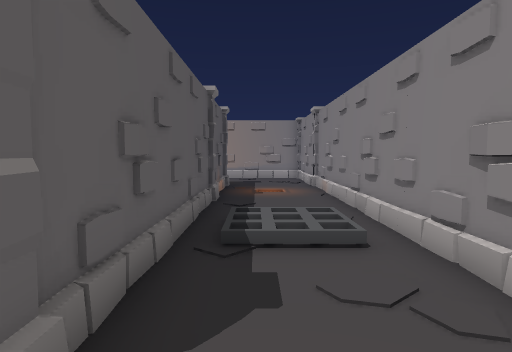
view 1 (above)

24 first-person views from a walk through a Unity game level. The camera is 1.3 m above the floor, tilts 4° down and sees 75° across. The floor is counted in squares, 1 m on a side. Each view is taken from the middle of a square. On the plan, view 1 faces up. The plan holds only what a view shows up to about 14 squares ahead; the rest is blank. The place goes on beyond the plan. Some animated figures are not drawn. Door leaves are left out, so doorways stand open.

view 2
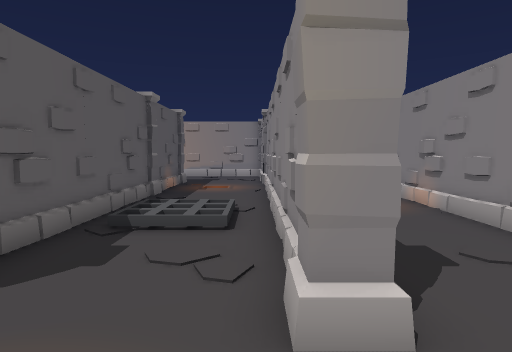

view 3
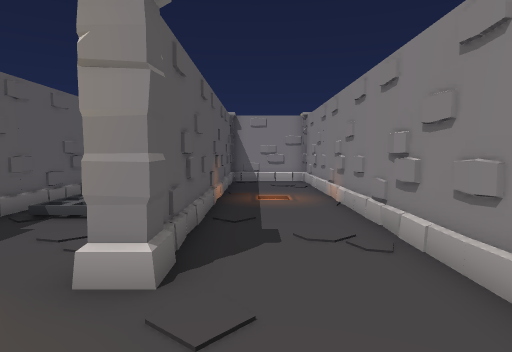

view 4
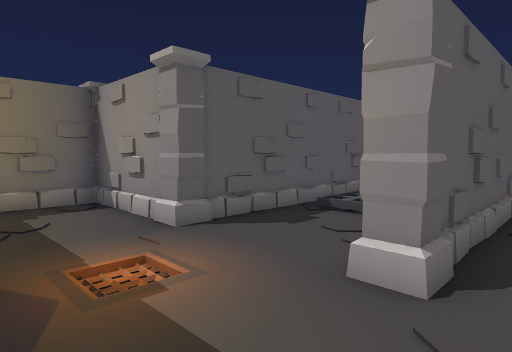

view 5
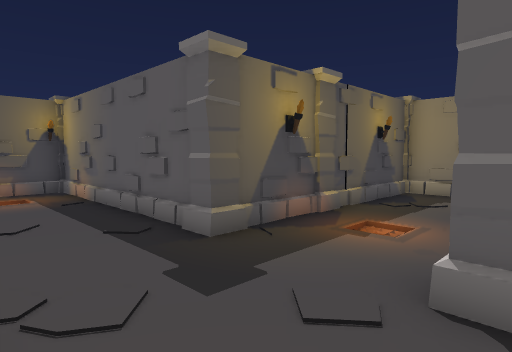

view 6
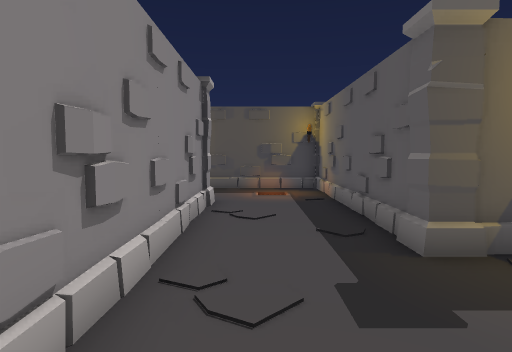

view 7
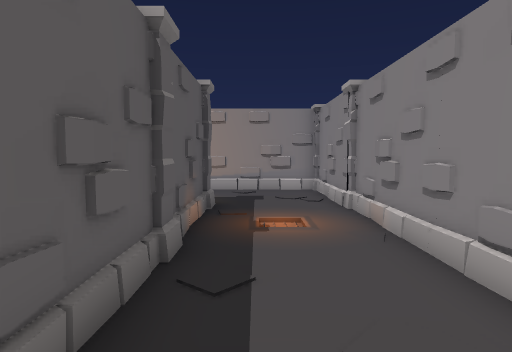

view 8
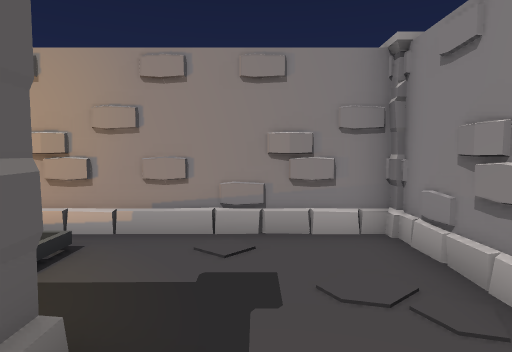

view 9
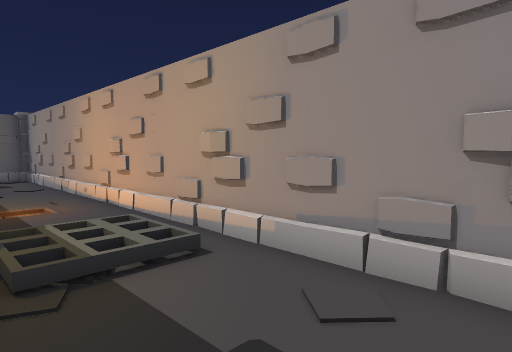

view 10
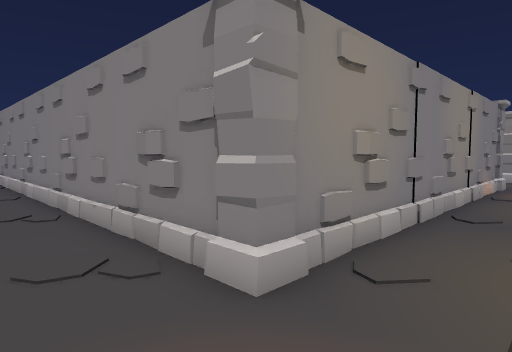

view 11
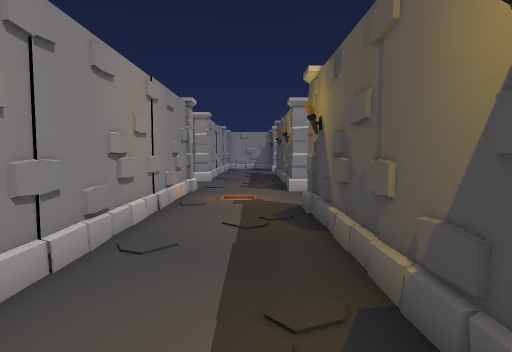

view 12
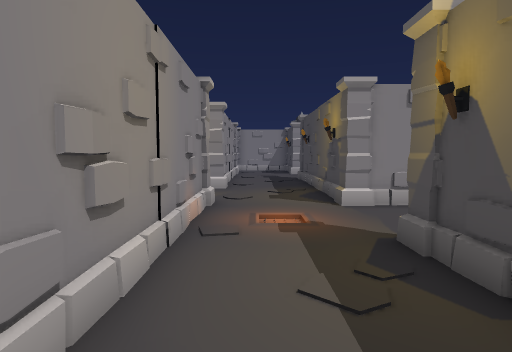

view 13
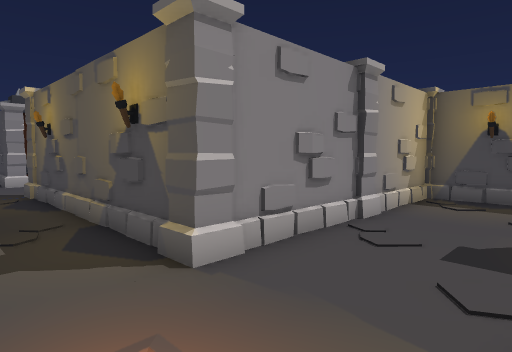

view 14
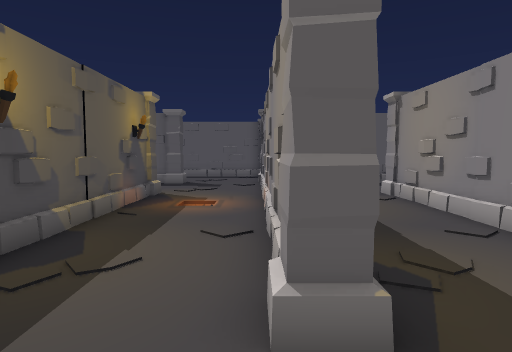

view 15
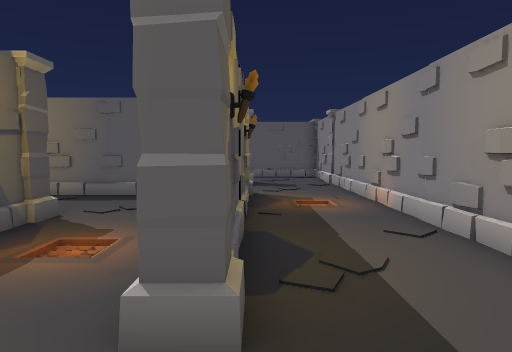

view 16
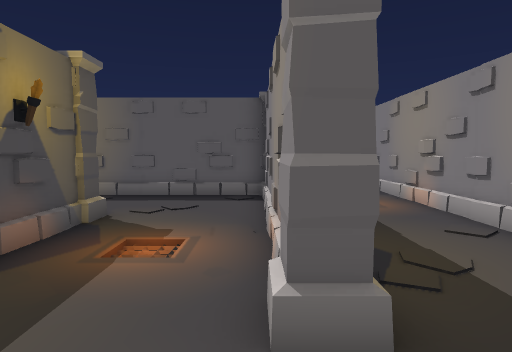

view 17
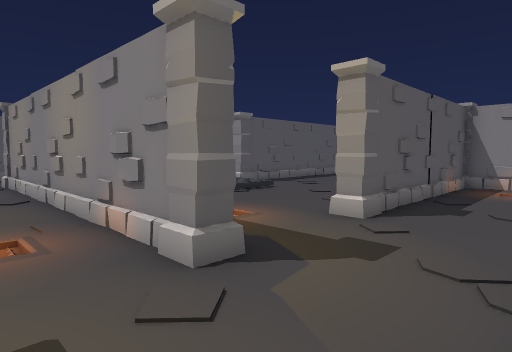

view 18
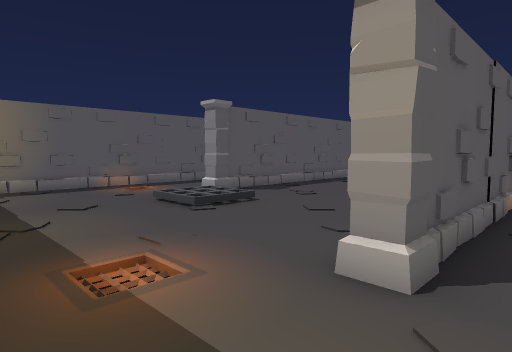

view 19
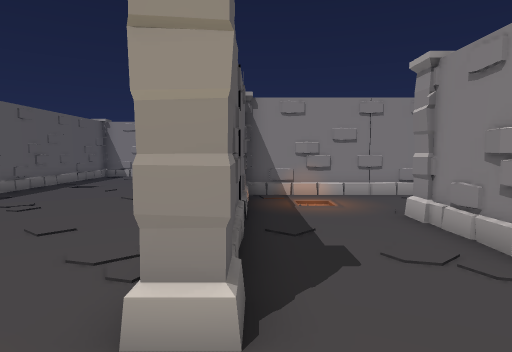

view 20
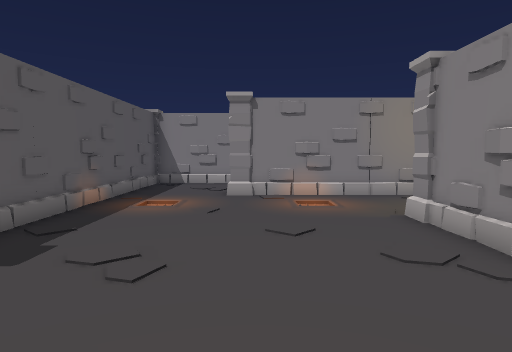

view 21
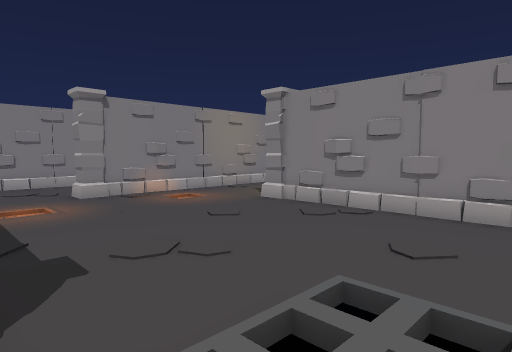

view 22
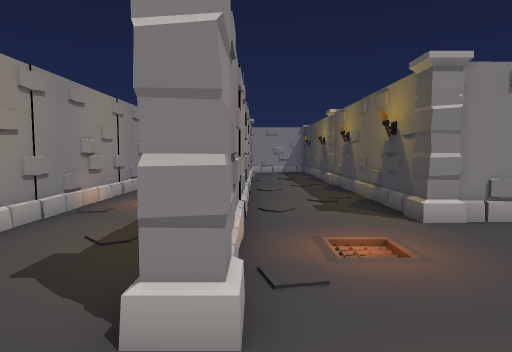

view 23
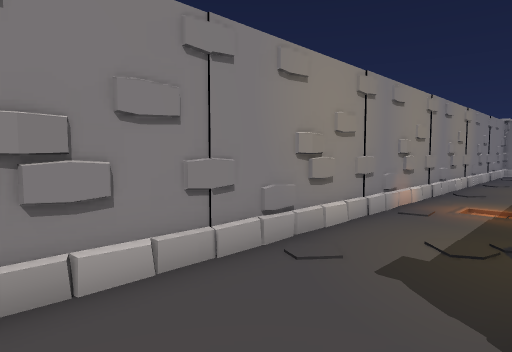

view 24
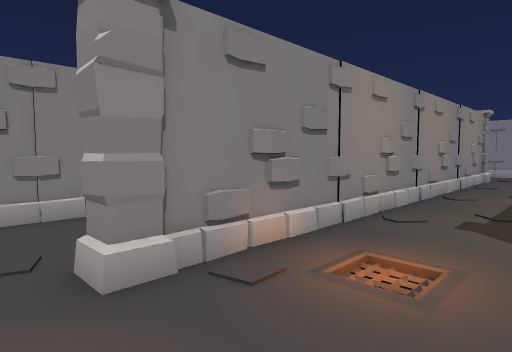

### Floor plan
Key: @ floor where view 1 was taken; # wall or solid block; . floor; / step, stairs or slope; P pillar; O other object.
Columns run from 9 left of view 1 to 24 right of it. Each row starts with its distance up from view 1.
 18 ###########P
 17 ............#
 16 ....  ......#
 15 .... O......#
 14         P...#      O##############
 13         #...P       #.......///...
 12         #...#. /#   #........//...
 11         #...#../#   #........//..
 10         #...#../#   #..P##########
  9         P...#../#   #..////.......
  8         #...#///#   #//..//.......
  7         #...#///#   #//..//.......
  6         #.O.#../#   #......P######
  5         #...#../#   #.......#.....
  4         #...#../#   #.......#....
  3         #...#../#   #......##....
  2    P#####...#../#.. #......##..PP
  1     #...P...P../#.. P.......#...#
  0     #....@...../#..   ......#...#
 -1     #........../#....OO.... #..##
 -2    P#####P##P../#.......... #..
 -3            ##../#...........P..
 -4             #../#..............
 -5             #..## .............
 -6             #..#############P..#
 -7             #..P........////P..P..
 -8             #............//.......
 -9             #............//.......
-10             ############P..P##..##
-11             P...///.....P...#####
-12             .....//.........#
-13             .....//........##
-14            OO..P########P..##
-15                 #...////P..P#
-16                 #....//.....#
-17                 #....//....##
-18                 #..P###  ###
-19                 #..
-20                 #

Where each view was taken, in squares from view 1:
view 1: 0 up, 0 right, facing up
view 2: 1 down, 2 right, facing up
view 3: 2 down, 4 right, facing up
view 4: 2 down, 4 right, facing up-left
view 5: 2 up, 6 right, facing down-left
view 6: 2 up, 5 right, facing down
view 7: 5 up, 0 right, facing up
view 8: 12 up, 0 right, facing up
view 9: 14 up, 1 right, facing up-left
view 10: 9 down, 4 right, facing up-right
view 11: 9 down, 7 right, facing right
view 12: 8 down, 10 right, facing right
view 13: 8 down, 15 right, facing down-right
view 14: 11 down, 17 right, facing left
view 15: 14 down, 17 right, facing left
view 16: 15 down, 17 right, facing left
view 17: 9 down, 22 right, facing up-left
view 18: 6 down, 20 right, facing up-left
view 19: 5 down, 19 right, facing up
view 20: 1 down, 15 right, facing up
view 21: 1 down, 11 right, facing up-right
view 22: 9 up, 12 right, facing right
view 23: 10 up, 12 right, facing up-right
view 24: 6 up, 13 right, facing up-right
